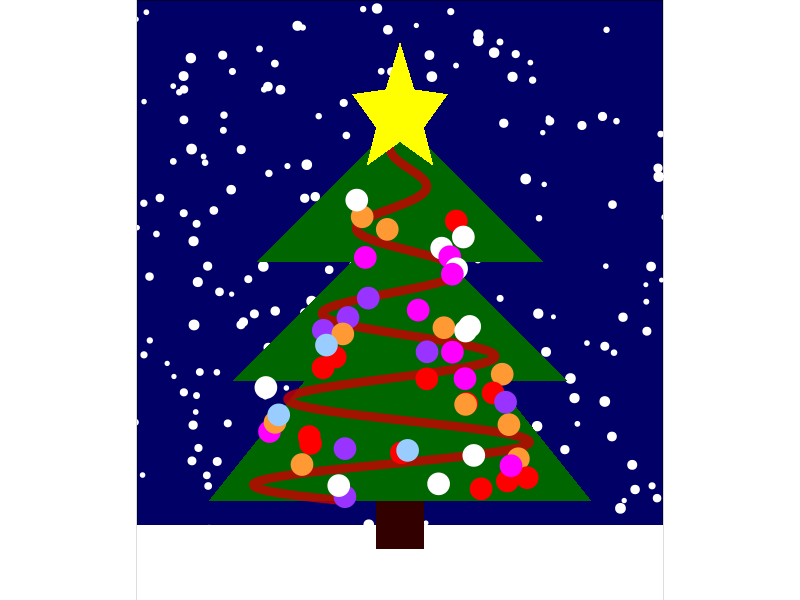

Write the R code that produced this figure.
library(ggplot2)
library(dplyr)

## ŚNIEG DO TŁA ##

snieg_df <- data_frame(
  x = runif(250, -6, 6),
  y = runif(250, 0, 12),
  size = runif(250, 1, 3)
)

snieg_podloga_df <- data_frame(
  x = c(-10, 10, 10, -10),
  y = c(0.5, 0.5, -2, -2)
)

## CHOINKA ## 

# szkielet drzewa utworzony za pomocą trójkątów

drzewo_df <- data_frame(
  x = c(-4, 4, 0,
        -3.5, 3.5, 0,
        -3, 3, 0),
  y = c(1, 1, 6,
        3.5, 3.5, 7,
        6, 6, 9),
  grupowanie = c("dol", "dol", "dol",
                 "srodek", "srodek", "srodek",
                 "gora", "gora", "gora")
)


# łańcuch stworzony przy pomocy funkcji sin

lancuch_y <- seq(1, 9, by = 0.01)
lancuch_x <- 0.4 * (9 - lancuch_y) * sin(3.5 * lancuch_y)
lancuch <- data.frame(x = lancuch_x, y = lancuch_y)

# bombki wylosowane z rozkladu normalnego

set.seed(20251230)
bombki_df <- data_frame(
  x = c(runif(25, -3, 3),
        runif(15, -2, 2),
        runif(10, -1.5, 1.5)),
  y = c(runif(25, 1, 4),
        runif(15, 3.5, 5.5),
        runif(10, 5.5, 7.5))
)
bombki_kolory = c("#FFFFFF", "#FF00FF", "#9933FF", "#FF9933", "#99CCFF", "#FF0000")

# gwiazda utworzona za pomocą trójkątów i pięciokątu

gwiazda_df <- data_frame(
  x = c(0, 0.5, 0.3, -0.3, -0.5,
        0, 0.5, 0.7,
        0, -0.5, -0.7,
        0.5, 0.3, 1,
        -0.5, -0.3, -1,
        -0.3, 0.3, 0),
  y = c(8.5, 8.8, 9.6, 9.6, 8.8,
        8.5, 8.8, 8,
        8.5, 8.8, 8,
        8.8, 9.6, 9.5,
        8.8, 9.6, 9.5,
        9.6, 9.6, 10.6),
  grupowanie = c('sr', 'sr', 'sr', 'sr', 'sr',
                 'pd', 'pd', 'pd',
                 'ld', 'ld', 'ld',
                 'pg', 'pg', 'pg',
                 'lg', 'lg', 'lg',
                 'g', 'g', 'g')
)


ggplot() +
  geom_polygon(data=snieg_podloga_df, aes(x=x, y=y), fill="#FFFFFF") +
  geom_point(data=snieg_df, aes(x=x, y=y), color="#FFFFFF", size=snieg_df$size) +
  geom_rect(aes(xmin = -0.5, xmax = 0.5, ymin = 0, ymax = 1), fill="#330000") +
  geom_polygon(data=drzewo_df, aes(x=x, y=y, group=grupowanie), fill="#006600") +
  geom_path(data = lancuch, aes(x, y), color="#CC0000", size=3, alpha=0.8) +
  geom_point(data=bombki_df, aes(x=x, y=y), color=sample(bombki_kolory, nrow(bombki_df), replace=TRUE), size=7) +
  geom_polygon(data=gwiazda_df, aes(x=x, y=y, group=grupowanie), fill="#FFFF00") +
  coord_fixed(xlim=c(-5,5), ylim=c(-0.5, 10.9)) +
  theme_void() +
  theme(panel.background=element_rect(fill="#000066"))

